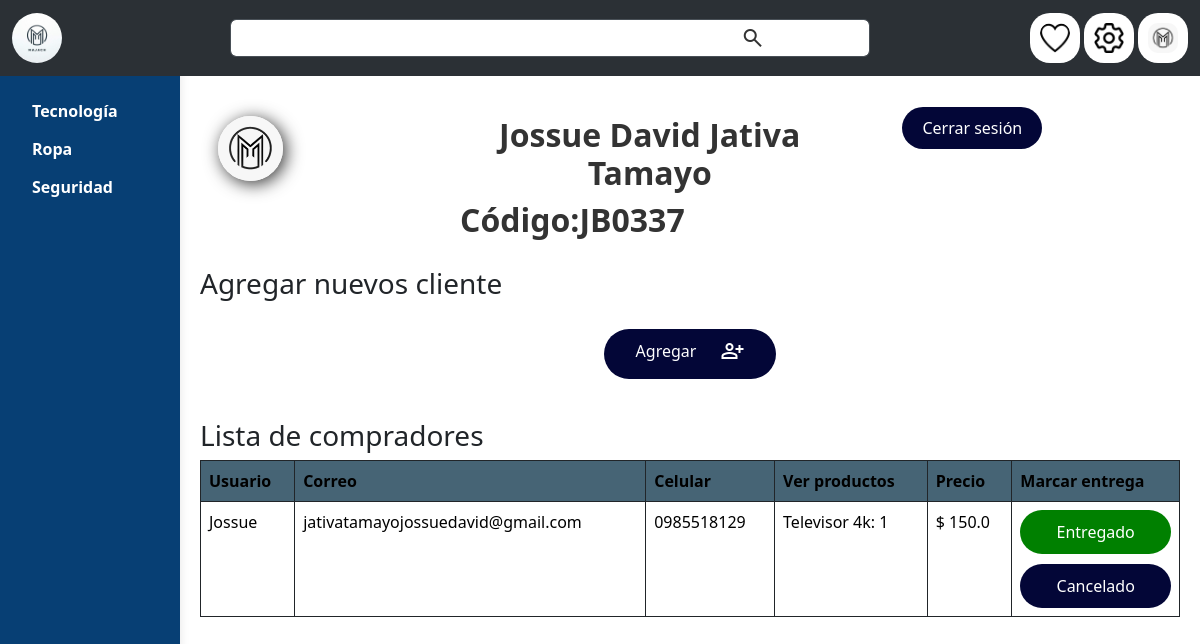
Screenshot of /look_clients/ (signed in) with the database file from the repository.
### intro/models.py (models this page shows, shortened)
class User(AbstractUser):
    phone = models.CharField(max_length=10)
    photo = models.ImageField(upload_to='users/', default='users/default.png')
    is_admin = models.BooleanField(default=False)
    is_seller = models.BooleanField(default=False)

class Category(models.Model):
    name = models.CharField(max_length=50)
    photo = models.ImageField(upload_to='categories/', default='categories/default-category.jpeg')

class Seller(models.Model):
    user = models.OneToOneField(User, on_delete=models.CASCADE)
    code_seller = models.CharField(max_length=10, unique=True)

class ClientSellerRelation(models.Model):
    client = models.ForeignKey(Client, on_delete=models.CASCADE)
    seller = models.ForeignKey(Seller, on_delete=models.CASCADE)
    done_sale = models.BooleanField(default=False)
    Product_Quantity = models.ManyToManyField(Product_Quantity)
    is_delivered = models.BooleanField(default=False)
    total = models.FloatField()

class Client(models.Model):
    user = models.OneToOneField(User, on_delete=models.CASCADE)
    principal_address = models.CharField(max_length=100, null=True)
    secondary_address = models.CharField(max_length=100, null=True)
    no_house = models.CharField(max_length=10)

class Product_Quantity(models.Model):
    product = models.ForeignKey(Product, on_delete=models.CASCADE)
    quantity = models.IntegerField()

class Product(models.Model):
    name = models.CharField(max_length=50)
    price = models.FloatField()
    stock = models.IntegerField()
    description = models.TextField()
    photo = models.ImageField(upload_to='products/')
    category = models.ForeignKey(Category, on_delete=models.CASCADE)
    comments = models.ManyToManyField(Comment, blank=True)

### intro/views.py (the view)
# urls.py: path('look_clients/', views.look_clients, name='look_clients'),
def look_clients(request):
    if request.user.is_authenticated and request.user.is_seller:
        employee = Seller.objects.get(user=request.user)
        clients = ClientSellerRelation.objects.filter(seller=employee)
        page = request.GET.get('page', 1)
        try:
            paginator = Paginator(clients, 10)
            clients = paginator.page(page)
        except:
            paginator = Paginator(clients, 1)
            clients = paginator.page(1)
        return render(request, 'users/employee.html', {
            'employee': employee,
            'entity': clients,
            'paginator': paginator
        })
    else:
        return render(request, 'intro.html', {
            'error': 'Debes iniciar sesión como administrador para acceder a esta página'
        })

### intro/context_processors.py (called while the page is built)
def categories(request):
    return  {'categories': Category.objects.all()}

### intro/templates/users/employee.html (shortened to what this page needs)
{% extends 'layout.html' %}
{% load static %}
{% block body %}
<div class="principal_info">
    <div class="container">
        <div class="row">
            <div class="col-3">
                <img class="majach_logo" src="{{ user.photo.url }}" alt="{{ user.username }}" width="100">
            </div>
            <div class="col-5 text-center">
                {% if user.first_name != "" or user.last_name != "" %}
                    <h2>{{ user.first_name }} {{ user.last_name }}</h2>
                    <h2> <span data-section="employee" data-value="code">Código:</span> {{ employee.code_seller }}</h2>
                {% else %}
                    <h2>{{ user.username }}</h2>
                    <h2> <span data-section="employee" data-value="code">Código:</span> {{ employee.code_seller }}</h2>
                {% endif %}
            </div>
            <div class="col-3 text-center">
                <a class="register_button" href="{% url 'intro:logout' %}" data-section="layout" data-value="logout"></a>
            </div>
        </div>
    </div>
</div>
<h3>Agregar nuevos cliente</h3>
<div class="user_view">
    <div id="user_form">
        <div class="aligth_center">
            <button type="button" class="register_button text-center" data-bs-toggle="modal" data-bs-target="#addClient">
                <div class="container text-center">
                    <div class="row">
                        <div class="col">Agregar</div>
                        <div class="col"><span class="material-symbols-outlined">person_add</span></div>
                    </div>
                </div>
            </button>
        </div>
    </div>
    <h3>Lista de compradores</h3>
    <table class="table table-bordered border-dark">
        <thead>
            <tr>
                <th scope="col" style="background-color: #466475;" data-section="employee" data-value="username"></th>
                <th scope="col" style="background-color: #466475;" data-section="employee" data-value="email"></th>
                <th scope="col" style="background-color: #466475;" data-section="employee" data-value="phone"></th>
                <th scope="col" style="background-color: #466475;" data-section="employee" data-value="see_products"></th>
                <th scope="col" style="background-color: #466475;" data-section="employee" data-value="price"></th>
                <th scope="col" style="background-color: #466475;" data-section="employee" data-value="mark_done"></th>
            </tr>
        </thead>
        <tbody>
            {% for client in entity %}
                <tr>
                    <td {% if not client.done_sale %} style="background-color: rgb(221, 84, 84);" {% endif %}>
                        {{ client.client.user.username }}
                    </td>
                    <td {% if not client.done_sale %} style="background-color: rgb(221, 84, 84);" {% endif %}>
                        {{ client.client.user.email }}
                    </td>
                    <td {% if not client.done_sale %} style="background-color: rgb(221, 84, 84);" {% endif %}>
                        {{ client.client.user.phone }}
                    </td>
                    <td {% if not client.done_sale %} style="background-color: rgb(221, 84, 84);" {% endif %}>
                        {% for products in client.Product_Quantity.all %}
                            {{ products.product.name }}: {{ products.quantity }}<br>
                        {% endfor %}
                    </td>
                    <td {% if not client.done_sale %} style="background-color: rgb(221, 84, 84);" {% endif %}>
                        $ {{ client.total }}
                    </td>
                    <td {% if not client.done_sale %} style="background-color: rgb(221, 84, 84);" {% endif %}>
                        <form action="{% url 'intro:accept_sale' client.id 'entregado' %}" method="post">
                            <button type="submit" class="btn-buyproduct margin-bottom" data-section="cart" data-value="done"></button>
                        </form>
                        <form action="{% url 'intro:accept_sale' client.id 'rechazado' %}" method="post">
                            <button type="submit" class="btn-cancel" data-section="cart" data-value="not-done"></button>
                        </form>
                    </td>
                </tr>
            {% endfor %}
        </tbody>
    </table>
</div>
{% endblock %}

### intro/templates/layout.html (shortened to what this page needs)
{% load static %}
<!DOCTYPE html>
<html lang="es">
<head>
    <link rel="stylesheet" href="{% static 'css/style.css' %}">
    <link href="https://cdn.jsdelivr.net/npm/bootstrap@5.3.3/dist/css/bootstrap.min.css" rel="stylesheet">
    <link rel="stylesheet" href="https://cdn.jsdelivr.net/npm/bootstrap-icons/font/bootstrap-icons.css">
</head>
<body>
    <nav class="navbar fixed-top sticky-top bg-body-tertiary" data-bs-theme="dark">
        <div class="container-fluid">
            <a class="navbar-brand" href="{% url 'intro:intro' %}">
                <img class="nav_logo" src="{% static 'img/Logo majach.jpg' %}" alt="Home" width="100">
            </a>
            <form class="d-flex" role="search">
                <div class="container input_search">
                    <div class="row">
                        <div class="col">
                            <input class="form-control me-2" type="search" aria-label="Search">
                            <span class="material-symbols-outlined">
                            </span>
                        </div>
                    </div>
                </div>
            </form>
            <div class="self_responsive_end">
                {% if not user.is_authenticated %}
                <button type="button" class="btn btn-primary login_button" data-bs-toggle="modal" data-bs-target="#staticBackdrop" data-section="layout" data-value="login"></button>
                {% else %}
                    <div class="tree_buttons">
                        {% if is_seller %}
                            <a type="button" href="#" class="circular_btn">
                                <img src="{% static 'img/usuario-Freepik.png' %}" alt="photo_user" width="100">
                            </a>
                        {% elif is_admin %}
                            <a type="button" href="#" class="circular_btn">
                                <img src="{% static 'img/usuario-Freepik.png' %}" alt="photo_user" width="100">
                            </a>
                        {% else %}
                            {% if user.is_admin %}
                                <a type="button" href="#" class="circular_btn">
                                    <img src="{% static 'img/grafico-circular-freepik.png' %}" alt="Favoritos" width="100">
                                </a>
                                <a type="button" href="{% url 'intro:admin_view' %}" class="circular_btn">
                                    <img src="{% static 'img/setting-freepik.png' %}" alt="Carrito de compras" width="100">
                                </a>
                                <a type="button" href="{% url 'intro:user' %}" class="circular_btn">
                                    <img src="{{ user.photo.url }}" alt="photo_user" width="100">
                                </a>
                            {% elif user.is_seller %}
                                <a type="button" href="{% url 'intro:favorite' %}" class="circular_btn">
                                    <img src="{% static 'img/favorito-Freepik.png' %}" alt="Favoritos" width="100">
                                </a>
                                <a type="button" href="{% url 'intro:look_clients' %}" class="circular_btn">
                                    <img src="{% static 'img/setting-freepik.png' %}" alt="Carrito de compras" width="100">
                                </a>
                                <a type="button" href="{% url 'intro:user' %}" class="circular_btn">
                                    <img src="{{ user.photo.url }}" alt="photo_user" width="100">
                                </a>
                            {% endif %}
                        {% endif %}
                    </div>
                {% endif %}
            </div>
        </div>
    </nav>
    <nav id="sidebar">
        <ul>
            {% for category in categories %}
                <a href="{% url 'intro:products' category.name %}">
                    <li>{{ category.name }}</li>
                </a>
            {% endfor %}
        </ul>
    </nav>
    <main id="body">
        {% block body %} {% endblock %}
    </main>
</body>
</html>

### intro/static/css/style.css (style rules this page uses)
* { margin: 0; padding: 0; box-sizing: border-box; }
body { font-family: 'Poppins', sans-serif; background-color: #f8f9fa; z-index: -100; }
a { text-decoration: none !important; }
.me-2 { width: 80vh !important; background-color: #ffffff !important; color: black !important; }
.input_search span { position: absolute; top: 50%; left: 63%; transform: translate(-63%, -50%); color: #333; }
.nav_logo { border-radius: 50%; width: 50px; }
#sidebar { background-color: #073F74; width: 15%; height: 100vh; position: fixed; top: 0; left: 0; display: flex; flex-direction: column; align-items: center; justify-content: space-between; padding: 20px 0; box-shadow: 0 0 10px rgba(0, 0, 0, 0.1); z-index: 10; }
#sidebar ul { width: 100%; height: auto; display: flex; flex-direction: column; justify-content: start; list-style: none; flex-wrap: wrap; margin-top: 40%; align-content: flex-start; color: #ffffff; }
#sidebar ul li { width: 100%; height: auto; display: flex; flex-direction: row; align-items: center; justify-content: start; padding: 7px 0px; cursor: pointer; }
#sidebar ul a { width: 80%; color: #ffffff; font-weight: bold; }
#body { margin-left: 15%; padding: 20px; }
.principal_info { width: 100%; height: auto; display: flex; flex-direction: row; align-items: center; justify-content: center; padding: 20px 6px; }
.principal_info .majach_logo { width: 30%; height: auto; border-radius: 50%; box-shadow: 3px 3px 17px rgba(0, 0, 0, 0.8); }
.principal_info h2 { color: #333; font-weight: bold; display: flex; flex-direction: row; justify-content: flex-start; align-items: center; }
.principal_info .register_button { width: 30%; height: auto; border-radius: 50px; border: none; background-color: #030637; color: #ffffff; padding: 10px 20px; cursor: pointer; }
.circular_btn { width: 50px; height: 50px; border-radius: 40%; }
.circular_btn img { width: 100%; height: 100%; border-radius: 40%; padding: 10px; background-color: #ffffff; }
#user_form { width: 100%; height: auto; display: flex; flex-direction: column; align-items: center; justify-content: start; padding: 20px 6px; }
.register_button { width: 100%; height: auto; background-color: #030637; border-radius: 50px; border: none; color: white; padding: 10px 20px; cursor: pointer; margin-bottom: 20px; }
.btn-buyproduct { width: 100%; height: auto; display: flex; flex-direction: row; align-items: center; justify-content: space-evenly; padding: 10px; background-color: green; color: #ffffff; border: none; border-radius: 50px; }
.btn-cancel { width: 100%; height: auto; display: flex; flex-direction: row; align-items: center; justify-content: center; padding: 10px; background-color: #030637; color: #ffffff; border: none; border-radius: 50px; }
.margin-bottom { margin-bottom: 10px; }

### rows the page displays
User: photo (picture), first_name "Jossue David", last_name "Jativa Tamayo"
Category: name "Tecnología"
Category: name "Ropa"
Category: name "Seguridad"
Seller: code_seller "JB0337"
ClientSellerRelation: client.user.username "Jossue", client.user.email "jativatamayojossuedavid@gmail.com", client.user.phone "0985518129", total "150.0"
Product_Quantity: product.name "Televisor 4k", quantity "1"
